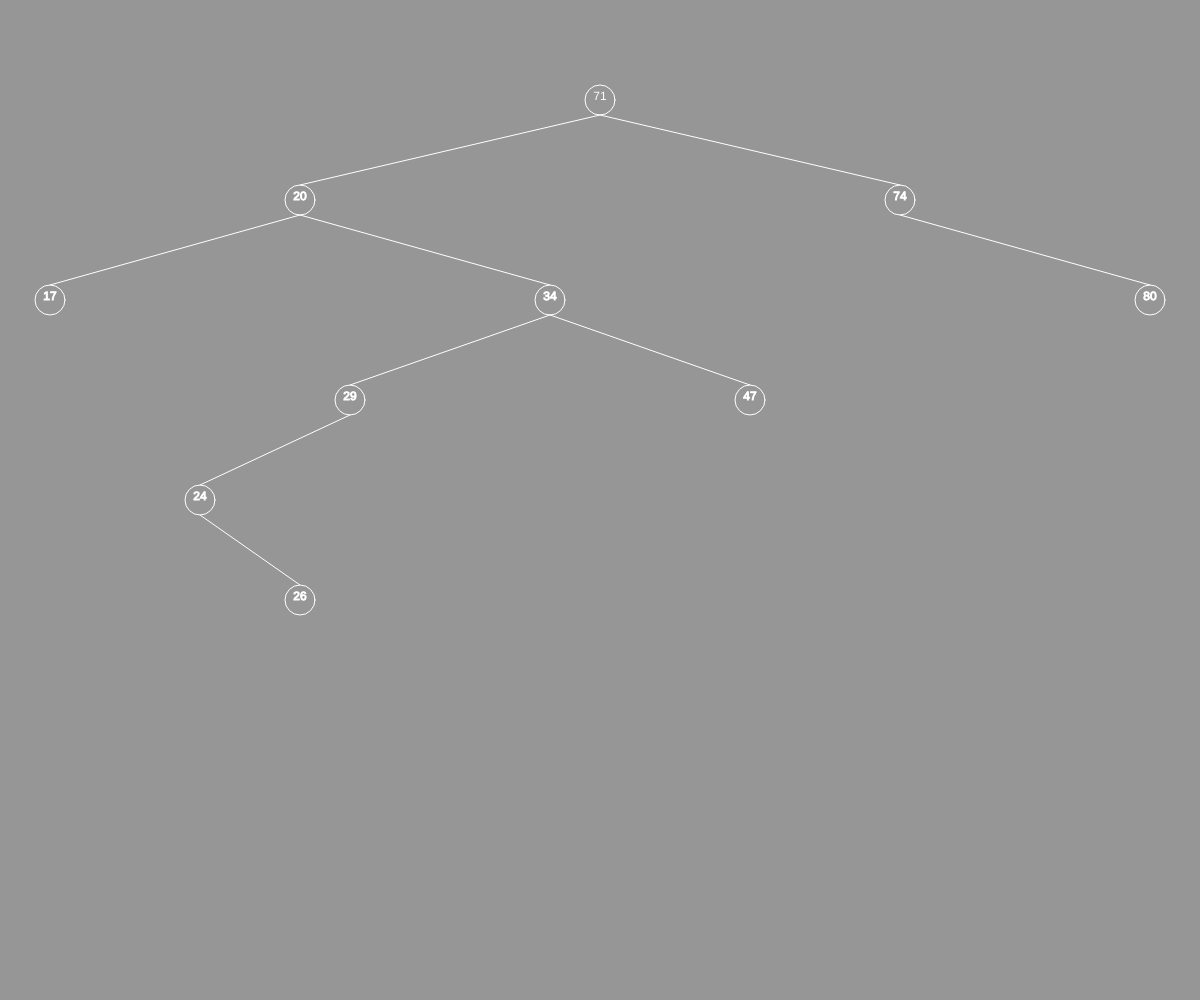
Frame 1 (no input)
Frame 60 (no input): identical to frame 1, image omitted
Frame 120 (the mouse pressed at the canvas centre since frame 60): identical to frame 1, image omitted

The p5.js sketch that drew this single still picture (run headless with seeded random() and noise() and a simulated clock; from frame 60 on, the mouse is pressed at the canvas centre):

// p5.js sketch
// ── sketch.js

var tree;

function setup() {
	createCanvas(windowWidth, windowHeight);
	background(150);
	// noCanvas();

	tree = new BinaryTree();
	for(let i = 0; i < 10; i++)
		tree.addNode(parseInt(random(100), 10));

	// console.log(tree);
	tree.traverse();
	// tree.search(9)

}

function draw() {

}

// ── BinaryTree.js

class BinaryTree{

  constructor(root){
    if(!arguments.length)
      this.root = null;
    else
      this.root = root;
  }

  addNode(n){
    var node = new Node(n)

    if(this.root == null){
      this.root = node;
      this.root.isroot = true;
      this.root.x = windowWidth/2;
      this.root.y = 100;
    }
    else{
      this.root.addNode(node, 300);//addNode function here is from Node class
     }
  }

  traverse(){
    this.root.visit();
  }

  search(num){
    var found_node = this.root.search(num);
    if(found_node != null)
      console.log("Found " + found_node.value);
    else
      console.log("Not found!")
  }

}

// ── Node.js
class Node{
  constructor(value){
    if(!arguments.length){
      this.value = null;
      this.left = null;
      this.right = null;
      this.isroot = false;

    }else{
      this.value = value;
      this.left = null;
      this.right = null;
      this.isroot = false;

    }
  }

  addNode(node, shift){
    if(node.value < this.value){
      if(this.left == null){
        this.left = node;
        //for drawing************************
        this.left.x = this.x - shift;
        this.left.y = this.y + 100;
        //**********************************
      }else {
        this.left.addNode(node, shift - 50)
      }
    }else if(node.value > this.value){
      if(this.right == null){
        this.right = node;
        //for drawing************************
        this.right.x = this.x + shift;
        this.right.y = this.y + 100;
        //**********************************
      }else {
        this.right.addNode(node, /*for drawing*/shift - 50)
      }
    }else{

    }
  }

  visit(){//DFS

    //for drawing********************************************
    fill(255);
    textAlign(CENTER);
    text(this.value, this.x, this.y);
    stroke(255);
    noFill();
    ellipse(this.x, this.y, 30, 30);

    if(this.left != null){
      line(this.x, this.y+15, this.left.x, this.left.y-15);
    }
    if(this.right != null){
      line(this.x, this.y+15, this.right.x, this.right.y-15);
    }
    //**************************************************

    if(this.left != null){
      this.left.visit();
    }
    console.log(this.value);
    if(this.right != null){
      this.right.visit();
    }
  }

  search(num){
    var found = null;
    if(this.value != num){
      if(num < this.value && this.left != null){
        found = this.left.search(num);
      }
      else if(num > this.value && this.right != null){
        found = this.right.search(num);
      }
    }else {
      return this;
    }

    return found;

  }



}
